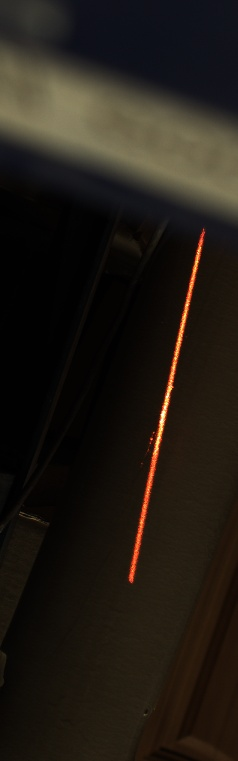
#> input picture frame917.jpg, 238 x 761 px
$ python detect_laser_img.py   (older library calls are emulated)
#> lines starting #> are read from the running program, lines starting #| are printed output that depends on the picture; after the words box and inside, x2 and y2 are one past the last pixel; in counts of white or black regions, pixels touching at a corner belong together
import cv2
import numpy as np
import os
import threading

from skimage.morphology import skeletonize
from skimage import data
import matplotlib.pyplot as plt
from skimage.util import invert

# Invert the horse image

def skeleton_endpoints(skel):
    # make out input nice, possibly necessary
    skel = skel.copy()
    skel[skel!=0] = 1
    skel = np.uint8(skel)

    # apply the convolution
    kernel = np.uint8([[1,  1, 1],
                       [1, 10, 1],
                       [1,  1, 1]])
    src_depth = -1
    filtered = cv2.filter2D(skel,src_depth,kernel)

    # now look through to find the value of 11
    # this returns a mask of the endpoints, but if you just want the coordinates, you could simply return np.where(filtered==11)
    out = np.zeros_like(skel)
    out[np.where(filtered==11)] = 1
    return out

image = cv2.imread("frame917.jpg", -1)
#> image is the input picture: shape (761, 238, 3); mean B, G, R 20.4, 27.5, 33.3
'''
# Detecting curve line (not working yet)

inputImageGray = cv2.cvtColor(image, cv2.COLOR_BGR2GRAY)
edges = cv2.Canny(inputImageGray,150,200,apertureSize = 3)
minLineLength = 50
maxLineGap = 3
lines = cv2.HoughLinesP(edges,cv2.HOUGH_PROBABILISTIC, np.pi/180, 30, minLineLength,maxLineGap)
for x in range(0, len(lines)):
    for x1,y1,x2,y2 in lines[x]:
        #cv2.line(inputImage,(x1,y1),(x2,y2),(0,128,0),2, cv2.LINE_AA)
        pts = np.array([[x1, y1 ], [x2 , y2]], np.int32)
        cv2.polylines(image, [pts], True, (0,255,0))

font = cv2.FONT_HERSHEY_SIMPLEX
cv2.putText(image,"Tracks Detected", (500, 250), font, 0.5, 255)
cv2.imshow("Trolley_Problem_Result", image)
cv2.imshow('edge', edges)
'''


def on_click(event, x, y, p1, p2):
    if event == cv2.EVENT_LBUTTONDOWN:
        print(x,y,p1,p2)
cv2.imshow('image',image)
cv2.namedWindow('image')
cv2.setMouseCallback('image', on_click)

#image = cv2.resize(image, (1200, 900))
hsv = cv2.cvtColor(image,cv2.COLOR_BGR2HSV)
#> hsv: shape (761, 238, 3); mean H, S, V 30.7, 109.2, 34.3

#lower red
lower_red = np.array([0,50,50])
upper_red = np.array([40,255,255])

#upper red
lower_red2 = np.array([-1,65,215])
upper_red2 = np.array([32,187,295])
mask = cv2.inRange(hsv, lower_red2, upper_red2)
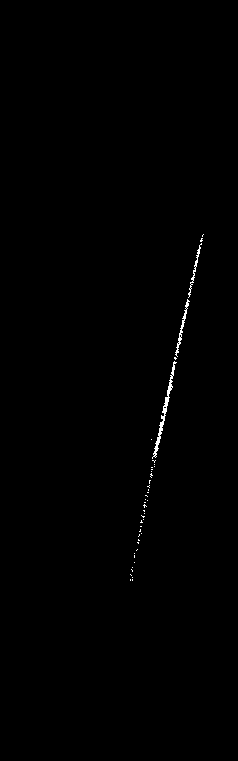
#> mask: shape (761, 238); 0.36% white in thin lines or dots, all inside (x1, y1, x2, y2) = (130, 234, 204, 581)

res = cv2.bitwise_and(image,image, mask= mask)
kernel = np.ones((5,5),np.uint8)
res = cv2.dilate(res,kernel,iterations = 2)
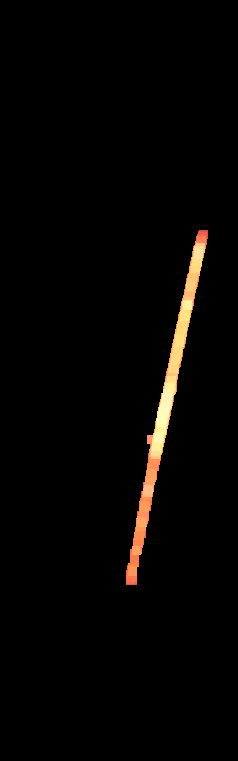
#> res: shape (761, 238, 3); mean B, G, R 2.9, 4.6, 6.2


res_blur = cv2.GaussianBlur(res, (11,1), 1)

cv2.imshow('res_blur', res_blur)

cv2.imshow('res1', res)
# perform skeletonization
skeleton = skeletonize(res)


# Load image, convert to grayscale, threshold and find contours
#> (the run stopped early here; a loop or call above may not have finished)

$ run again, with curve_fliped_horizont.jpg copied over frame917.jpg
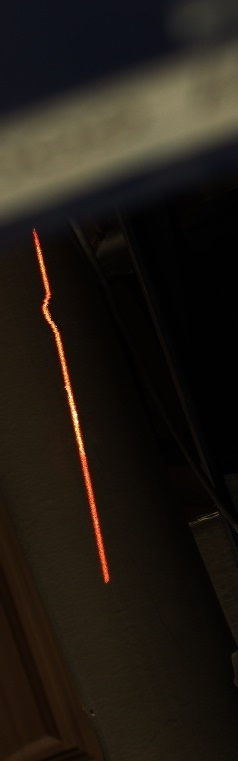
#> input picture curve_fliped_horizont.jpg, 238 x 761 px
#> image is the input picture: shape (761, 238, 3); mean B, G, R 20.5, 27.5, 33.2
#> hsv: shape (761, 238, 3); mean H, S, V 31.6, 110, 34.2
#> `mask = cv2.inRange(hsv, lower_red2, upper_red2)`:
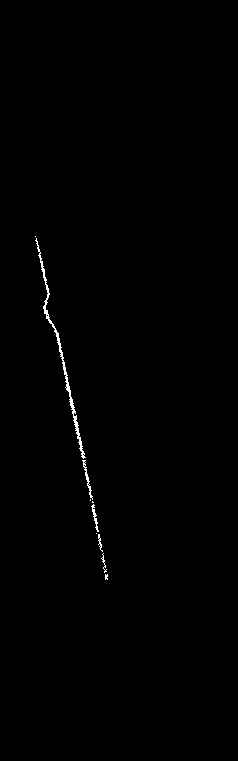
#> mask: shape (761, 238); 0.45% white in thin lines or dots, all inside (x1, y1, x2, y2) = (35, 236, 108, 580)
#> `res = cv2.dilate(res,kernel,iterations = 2)`:
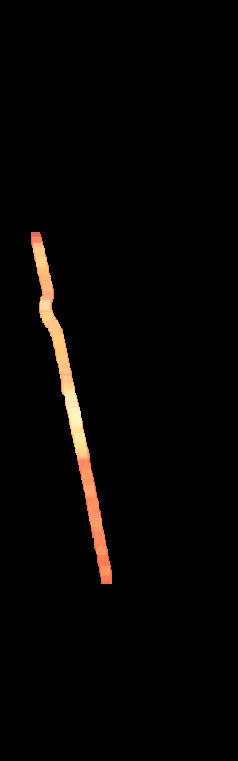
#> res: shape (761, 238, 3); mean B, G, R 3, 4.4, 6.2
